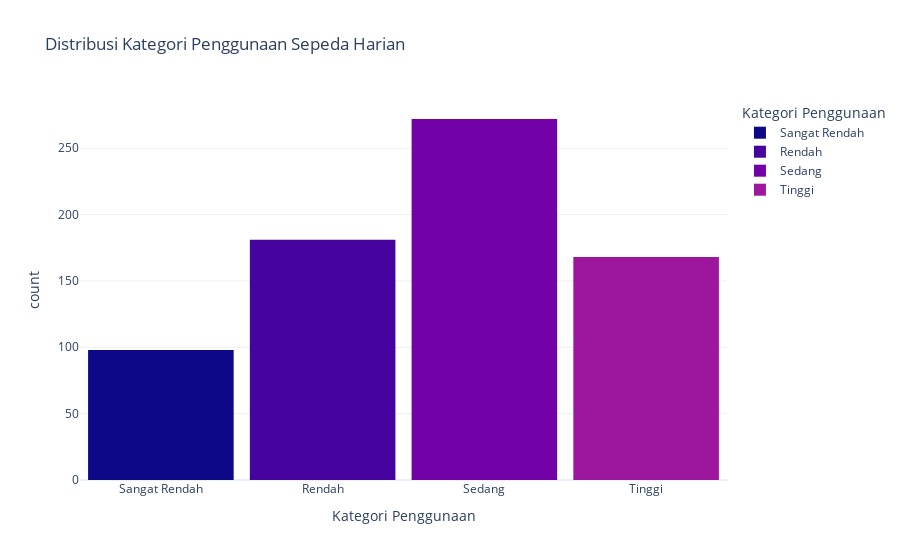

This figure's notebook cell:
### Markdown cell above
### Visualisasi Distribusi Kategori Penggunaan Sepeda

### Code cell
# Visualisasi distribusi kategori penggunaan sepeda harian
import plotly.express as px

fig = px.histogram(day_df,
                   x='usage_category',
                   title='Distribusi Kategori Penggunaan Sepeda Harian',
                   labels={'usage_category': 'Kategori Penggunaan', 'count': 'Jumlah Hari'},
                   color='usage_category',
                   color_discrete_sequence=px.colors.sequential.Plasma)

fig.update_layout(bargap=0.1, template='plotly_white')
fig.show()

### Figure 1 — Plotly figure (JSON) as saved in the notebook; plotly's stock layout.template omitted (floating-point values rounded to 4 significant figures; data arrays with more than 128 entries replaced by an {"elided": "..."} marker saying what was removed)
{"data": [{"bingroup": "x", "hovertemplate": "Kategori Penggunaan=%{x}<br>count=%{y}<extra></extra>", "legendgroup": "Sangat Rendah", "marker": {"color": "#0d0887", "pattern": {"shape": ""}}, "name": "Sangat Rendah", "orientation": "v", "showlegend": true, "type": "histogram", "x": ["Sangat Rendah", "Sangat Rendah", "Sangat Rendah", "Sangat Rendah", "Sangat Rendah", "Sangat Rendah", "Sangat Rendah", "Sangat Rendah", "Sangat Rendah", "Sangat Rendah", "Sangat Rendah", "Sangat Rendah", "Sangat Rendah", "Sangat Rendah", "Sangat Rendah", "Sangat Rendah", "Sangat Rendah", "Sangat Rendah", "Sangat Rendah", "Sangat Rendah", "Sangat Rendah", "Sangat Rendah", "Sangat Rendah", "Sangat Rendah", "Sangat Rendah", "Sangat Rendah", "Sangat Rendah", "Sangat Rendah", "Sangat Rendah", "Sangat Rendah", "Sangat Rendah", "Sangat Rendah", "Sangat Rendah", "Sangat Rendah", "Sangat Rendah", "Sangat Rendah", "Sangat Rendah", "Sangat Rendah", "Sangat Rendah", "Sangat Rendah", "Sangat Rendah", "Sangat Rendah", "Sangat Rendah", "Sangat Rendah", "Sangat Rendah", "Sangat Rendah", "Sangat Rendah", "Sangat Rendah", "Sangat Rendah", "Sangat Rendah", "Sangat Rendah", "Sangat Rendah", "Sangat Rendah", "Sangat Rendah", "Sangat Rendah", "Sangat Rendah", "Sangat Rendah", "Sangat Rendah", "Sangat Rendah", "Sangat Rendah", "Sangat Rendah", "Sangat Rendah", "Sangat Rendah", "Sangat Rendah", "Sangat Rendah", "Sangat Rendah", "Sangat Rendah", "Sangat Rendah", "Sangat Rendah", "Sangat Rendah", "Sangat Rendah", "Sangat Rendah", "Sangat Rendah", "Sangat Rendah", "Sangat Rendah", "Sangat Rendah", "Sangat Rendah", "Sangat Rendah", "Sangat Rendah", "Sangat Rendah", "Sangat Rendah", "Sangat Rendah", "Sangat Rendah", "Sangat Rendah", "Sangat Rendah", "Sangat Rendah", "Sangat Rendah", "Sangat Rendah", "Sangat Rendah", "Sangat Rendah", "Sangat Rendah", "Sangat Rendah", "Sangat Rendah", "Sangat Rendah", "Sangat Rendah", "Sangat Rendah", "Sangat Rendah", "Sangat Rendah"], "xaxis": "x", "yaxis": "y"}, {"bingroup": "x", "hovertemplate": "Kategori Penggunaan=%{x}<br>count=%{y}<extra></extra>", "legendgroup": "Rendah", "marker": {"color": "#46039f", "pattern": {"shape": ""}}, "name": "Rendah", "orientation": "v", "showlegend": true, "type": "histogram", "x": {"elided": "181 str values"}, "xaxis": "x", "yaxis": "y"}, {"bingroup": "x", "hovertemplate": "Kategori Penggunaan=%{x}<br>count=%{y}<extra></extra>", "legendgroup": "Sedang", "marker": {"color": "#7201a8", "pattern": {"shape": ""}}, "name": "Sedang", "orientation": "v", "showlegend": true, "type": "histogram", "x": {"elided": "272 str values"}, "xaxis": "x", "yaxis": "y"}, {"bingroup": "x", "hovertemplate": "Kategori Penggunaan=%{x}<br>count=%{y}<extra></extra>", "legendgroup": "Tinggi", "marker": {"color": "#9c179e", "pattern": {"shape": ""}}, "name": "Tinggi", "orientation": "v", "showlegend": true, "type": "histogram", "x": {"elided": "168 str values"}, "xaxis": "x", "yaxis": "y"}], "layout": {"bargap": 0.1, "barmode": "relative", "legend": {"title": {"text": "Kategori Penggunaan"}, "tracegroupgap": 0}, "title": {"text": "Distribusi Kategori Penggunaan Sepeda Harian"}, "xaxis": {"anchor": "y", "categoryarray": ["Sangat Rendah", "Rendah", "Sedang", "Tinggi", null], "categoryorder": "array", "domain": [0, 1], "title": {"text": "Kategori Penggunaan"}}, "yaxis": {"anchor": "x", "domain": [0, 1], "title": {"text": "count"}}}}
